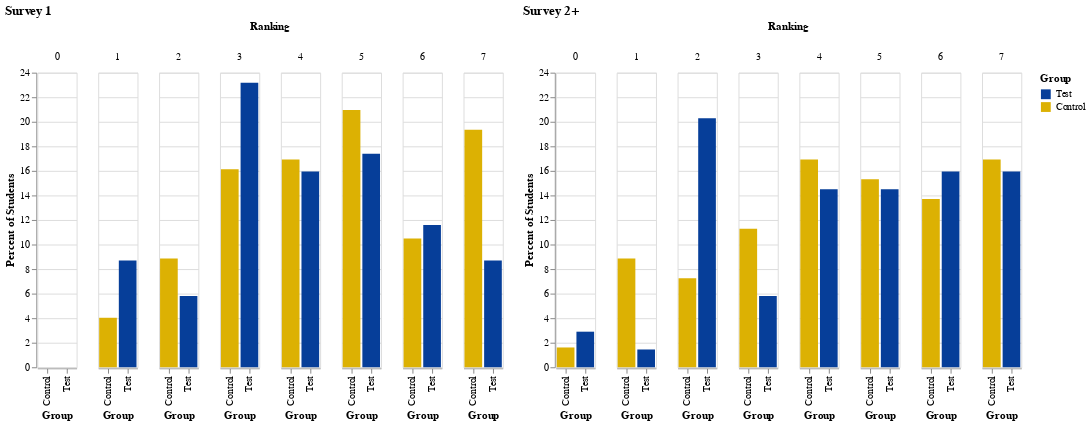

Notebook code cell kept with this figure:
### Code cell
S1_44_2 = pd.DataFrame({'Group': ['Test','Test','Test','Test','Test','Test','Test','Test',
                                 'Control','Control','Control','Control','Control','Control','Control','Control'],
                        'Ranking': ['0','1','2','3','4','5','6','7',
                                   '0','1','2','3','4','5','6','7'],
                       '%Students': [0.0, 8.695652173913043, 5.797101449275362, 23.18840579710145, 15.942028985507244, 17.391304347826086, 11.594202898550725, 8.695652173913043,
                                     0.0, 4.032258064516129, 8.870967741935484, 16.129032258064516, 16.93548387096774, 20.967741935483872, 10.483870967741936, 19.35483870967742]})

S2_44_2 = pd.DataFrame({'Group': ['Test','Test','Test','Test','Test','Test','Test','Test',
                                 'Control','Control','Control','Control','Control','Control','Control','Control'],
                        'Ranking': ['0','1','2','3','4','5','6','7',
                                   '0','1','2','3','4','5','6','7'],
                       '%Students': [2.898550724637681, 1.4492753623188406, 20.28985507246377, 5.797101449275362, 14.492753623188406, 14.492753623188406, 15.942028985507244, 15.942028985507244,
                                     1.6129032258064515, 8.870967741935484, 7.258064516129033, 11.29032258064516, 16.93548387096774, 15.32258064516129, 13.709677419354838, 16.93548387096774]})

y_min = 0
y_max = 24

selection = alt.selection_multi(fields=['Group'], bind='legend')

chart1 = alt.Chart(S1_44_2).mark_bar().encode(
    column='Ranking',
    x='Group',
    y='%Students',
    color=alt.Color('Group', scale=alt.Scale(domain=['Test','Control'], range=['#063e99','#DCB103'])),
    opacity=alt.condition(selection, alt.value(1), alt.value(0.2))
).add_selection(selection).properties(title='Survey 1', )

chart2 = alt.Chart(S2_44_2).mark_bar().encode(
    column='Ranking',
    x='Group',
    y='%Students',
    color=alt.Color('Group', scale=alt.Scale(domain=['Test','Control'], range=['#063e99','#DCB103'])),
    opacity=alt.condition(selection, alt.value(1), alt.value(0.2))
).add_selection(selection).properties(title='Survey 2+')

chart1 = chart1.encode(alt.Y('%Students', title='Percent of Students', scale=alt.Scale(domain=[y_min, y_max])))
chart2 = chart2.encode(alt.Y('%Students', title='Percent of Students', scale=alt.Scale(domain=[y_min, y_max])))

chart1 | chart2

### Figure 1 — Vega-Lite specification as saved in the notebook (floating-point values rounded to 4 significant figures)
{"config": {"view": {"continuousWidth": 400, "continuousHeight": 300}}, "hconcat": [{"data": {"name": "data-3a4cd584b1444e98a74de9eaefd16516"}, "mark": "bar", "encoding": {"color": {"type": "nominal", "field": "Group", "scale": {"domain": ["Test", "Control"], "range": ["#063e99", "#DCB103"]}}, "column": {"type": "nominal", "field": "Ranking"}, "opacity": {"condition": {"value": 1, "selection": "selector002"}, "value": 0.2}, "x": {"type": "nominal", "field": "Group"}, "y": {"type": "quantitative", "field": "%Students", "scale": {"domain": [0, 24]}, "title": "Percent of Students"}}, "selection": {"selector002": {"type": "multi", "fields": ["Group"], "bind": "legend"}}, "title": "Survey 1"}, {"data": {"name": "data-6dc901616b41f143bde6ac96d5334285"}, "mark": "bar", "encoding": {"color": {"type": "nominal", "field": "Group", "scale": {"domain": ["Test", "Control"], "range": ["#063e99", "#DCB103"]}}, "column": {"type": "nominal", "field": "Ranking"}, "opacity": {"condition": {"value": 1, "selection": "selector002"}, "value": 0.2}, "x": {"type": "nominal", "field": "Group"}, "y": {"type": "quantitative", "field": "%Students", "scale": {"domain": [0, 24]}, "title": "Percent of Students"}}, "selection": {"selector002": {"type": "multi", "fields": ["Group"], "bind": "legend"}}, "title": "Survey 2+"}], "$schema": "https://vega.github.io/schema/vega-lite/v4.8.1.json", "datasets": {"data-3a4cd584b1444e98a74de9eaefd16516": [{"Group": "Test", "Ranking": "0", "%Students": 0.0}, {"Group": "Test", "Ranking": "1", "%Students": 8.696}, {"Group": "Test", "Ranking": "2", "%Students": 5.797}, {"Group": "Test", "Ranking": "3", "%Students": 23.19}, {"Group": "Test", "Ranking": "4", "%Students": 15.94}, {"Group": "Test", "Ranking": "5", "%Students": 17.39}, {"Group": "Test", "Ranking": "6", "%Students": 11.59}, {"Group": "Test", "Ranking": "7", "%Students": 8.696}, {"Group": "Control", "Ranking": "0", "%Students": 0.0}, {"Group": "Control", "Ranking": "1", "%Students": 4.032}, {"Group": "Control", "Ranking": "2", "%Students": 8.871}, {"Group": "Control", "Ranking": "3", "%Students": 16.13}, {"Group": "Control", "Ranking": "4", "%Students": 16.94}, {"Group": "Control", "Ranking": "5", "%Students": 20.97}, {"Group": "Control", "Ranking": "6", "%Students": 10.48}, {"Group": "Control", "Ranking": "7", "%Students": 19.35}], "data-6dc901616b41f143bde6ac96d5334285": [{"Group": "Test", "Ranking": "0", "%Students": 2.899}, {"Group": "Test", "Ranking": "1", "%Students": 1.449}, {"Group": "Test", "Ranking": "2", "%Students": 20.29}, {"Group": "Test", "Ranking": "3", "%Students": 5.797}, {"Group": "Test", "Ranking": "4", "%Students": 14.49}, {"Group": "Test", "Ranking": "5", "%Students": 14.49}, {"Group": "Test", "Ranking": "6", "%Students": 15.94}, {"Group": "Test", "Ranking": "7", "%Students": 15.94}, {"Group": "Control", "Ranking": "0", "%Students": 1.613}, {"Group": "Control", "Ranking": "1", "%Students": 8.871}, {"Group": "Control", "Ranking": "2", "%Students": 7.258}, {"Group": "Control", "Ranking": "3", "%Students": 11.29}, {"Group": "Control", "Ranking": "4", "%Students": 16.94}, {"Group": "Control", "Ranking": "5", "%Students": 15.32}, {"Group": "Control", "Ranking": "6", "%Students": 13.71}, {"Group": "Control", "Ranking": "7", "%Students": 16.94}]}}
